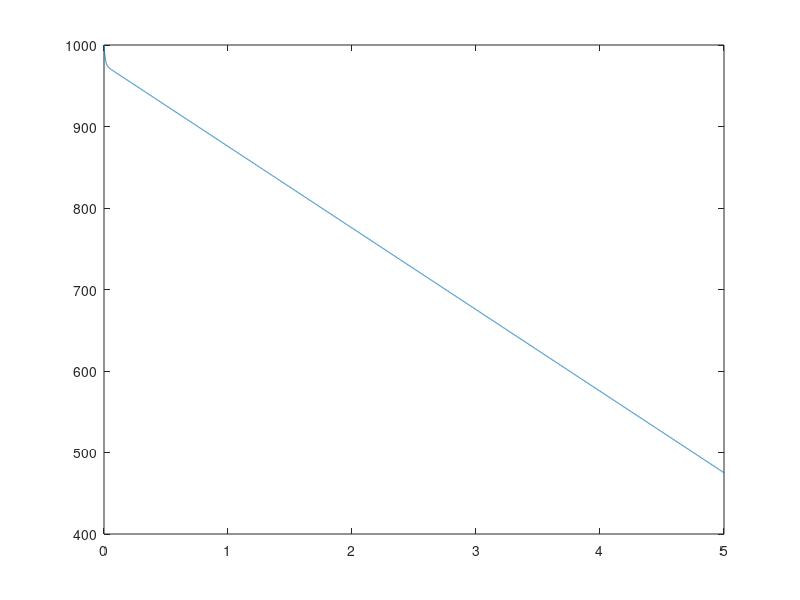

MATLAB code for this plot:


% This script computes a 3rd-order Taylor series approximation to the solution to an IVP
% on [0,5] on n+ 1 evenly-spaced values of t,including the endpoints
% The program runs a loop that approximates the solution to the IVP for n= 10, 100, 1000, and 10000.
% And for each value of n, plots the absolute global error vector in the approximate solution vs.t.
% And only for n= 10000, plots the approximate solution vector vs.t.

format long e

h = 0.5;

k = 1:3;

for n = 10:9*10.^k:10000 % loop for each value of n
n

    t = 0:5/(n):5 % vectr of n+1 evenly spaced nodes(x-axis points)

    wi(1) = 1000; % w_0 = y_0
    
    % iterative step ~ w_i+1 = w_i+hf(t_i,w_i)+(h^2/2)f''(t_i,w_i)+(h^3/6)f''(t_i,w_i)
    for i = 1:(n)

        %wi = wi_1(i); % ~ ith's element/prev elemnt in this vector

        f = 100 + wi(i)./(t(i)-10);

        df = -wi(i)./((t(i)-10).^2) + (1/(t(i)-10))*(100 + wi(i)./(t(i)-10));

        ddf = (2*wi(i))./((t(i)-10).^3) - (((100+wi(i))./(t(i)-10)+1)./((t(i)-10).^2)) + (2*wi(i))./((t(i)-10).^4);

        wi(i+1) = wi(i) + h*(f) + ((h^2)/2)*(df) + ((h^3)/6)*(ddf); % starting at second vec eleement

end

y_exct = 100.*(10-t).*(1+log((10./(10-t)))); % using t means this will be a vector of points of the same size as t, this may be problem bc wnant ln operatr to take ln of all elements of argument so can multiply by coefficient t vector


GE = abs(y_exct - wi); % vector argument of abs must be the samme size to subtract them!!



plot(t,GE);

% for n= 10000, plot the approximate solution vector vs.t
    if n == 10000
        plot(t,wi);
    end

end